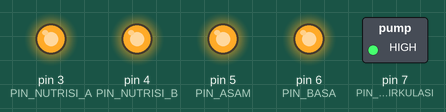
Simulated run of this sketch. Board: Arduino Uno, built with avr-gcc and run on an emulated ATmega328P. Shown: switched loads named in the sketch (green lamp = pin HIGH), output pins drawn as LEDs (lit = HIGH).

Above: at 0.1 s.
Timing chart, 0 to 1.6 s (numbered marks = the images above):
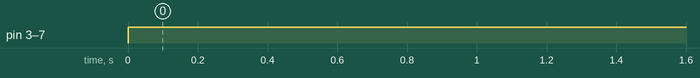

The sketch:

SmartControlLink.ino
```cpp
#include <Arduino.h>
#include "SmartControlLink.h"  // Definisi Pin
#include "src/LEDManager.h"    // Manajer LED

// Inisialisasi Objek LED
LEDManager ledNutrisiA(PIN_NUTRISI_A);
LEDManager ledNutrisiB(PIN_NUTRISI_B);
LEDManager ledAsam(PIN_ASAM);
LEDManager ledBasa(PIN_BASA);
LEDManager ledPompa(PIN_POMPA_SIRKULASI);

void setup() {
    Serial.begin(115200);

    // Inisialisasi LED
    ledNutrisiA.begin();
    ledNutrisiB.begin();
    ledAsam.begin();
    ledBasa.begin();
    ledPompa.begin();
}

void loop() {
    // Perbarui Status LED
    ledNutrisiA.update();
    ledNutrisiB.update();
    ledAsam.update();
    ledBasa.update();
    ledPompa.update();

    delay(100);  // Loop Refresh
}
```

SmartControlLink.h
```cpp
// SmartControlLink.h
#ifndef SMARTCONTROLLINK_H
#define SMARTCONTROLLINK_H

// Pin GPIO untuk Perangkat SmartControlLink
#define PIN_NUTRISI_A      3   // GPIO untuk SmartDoseLink - Nutrisi A
#define PIN_NUTRISI_B      4   // GPIO untuk SmartDoseLink - Nutrisi B
#define PIN_ASAM           5   // GPIO untuk SmartDoseLink - Asam
#define PIN_BASA           6   // GPIO untuk SmartDoseLink - Basa
#define PIN_POMPA_SIRKULASI 7   // GPIO untuk SmartDoseLink - Circulation Pump

// Pin GPIO untuk Sensor SmartSenseLink
#define PIN_SENSOR_KONSENTRASI   8   // Sensor Konsentrasi
#define PIN_SENSOR_SUHU          9   // Sensor Suhu
#define PIN_SENSOR_LEVEL         10  // Sensor Level Bak

// Pin untuk Status Gateway SmartControlLink
#define PIN_STATUS_1     11  // Status Gateway 1
#define PIN_STATUS_2     12  // Status Gateway 2
#define PIN_STATUS_3     13  // Status Gateway 3

#endif // SMARTCONTROLLINK_H
```

LEDManager.cpp
```cpp
// LEDManager.cpp
#include "LEDManager.h"

// Konstruktor
LEDManager::LEDManager(int pin)
    : ledPin(pin), status(CONNECTED), lastToggleTime(0), ledState(false) {}

// Inisialisasi LED
void LEDManager::begin() {
    pinMode(ledPin, OUTPUT);
    digitalWrite(ledPin, LOW);  // Matikan LED saat mulai
}

// Mengatur status LED
void LEDManager::setStatus(LEDStatus newStatus) {
    status = newStatus;
}

// Mendapatkan status LED saat ini
LEDStatus LEDManager::getStatus() {
    return status;
}

// Memperbarui LED sesuai status
void LEDManager::update() {
    unsigned long currentMillis = millis();

    switch (status) {
        case CONNECTED:
            digitalWrite(ledPin, HIGH);  // Nyala terus
            break;

        case ALARM:
            if (currentMillis - lastToggleTime >= ALARM_BLINK_INTERVAL) {
                ledState = !ledState;
                digitalWrite(ledPin, ledState ? HIGH : LOW);
                lastToggleTime = currentMillis;
            }
            break;

        case ERROR:
            if (currentMillis - lastToggleTime >= ERROR_BLINK_INTERVAL) {
                ledState = !ledState;
                digitalWrite(ledPin, ledState ? HIGH : LOW);
                lastToggleTime = currentMillis;
            }
            break;
    }
}
```

LEDManager.h
```cpp
// LEDManager.h
#ifndef LEDMANAGER_H
#define LEDMANAGER_H

#include <Arduino.h>

// Enum Status LED
enum LEDStatus {
    CONNECTED,  // Nyala terus
    ALARM,      // Berkedip 1 kali per detik
    ERROR       // Berkedip 2 kali per detik
};

class LEDManager {
private:
    int ledPin;                    // Pin yang digunakan untuk LED
    LEDStatus status;              // Status LED saat ini
    unsigned long lastToggleTime;  // Waktu terakhir LED toggle
    bool ledState;                 // Status ON/OFF LED

    // Konstanta untuk waktu kedip dalam milidetik
    const unsigned long ALARM_BLINK_INTERVAL = 1000;  // 1 detik untuk ALARM
    const unsigned long ERROR_BLINK_INTERVAL = 500;   // 0,5 detik untuk ERROR

public:
    // Konstruktor
    LEDManager(int pin);

    // Inisialisasi LED
    void begin();

    // Mengatur status LED
    void setStatus(LEDStatus newStatus);

    // Mendapatkan status LED saat ini
    LEDStatus getStatus();

    // Memperbarui LED sesuai status
    void update();
};

#endif // LEDMANAGER_H
```

Measured:
- by itself, pin 3 (PIN_NUTRISI_A), pin 4 (PIN_NUTRISI_B), pin 5 (PIN_ASAM), pin 6 (PIN_BASA), pin 7 (PIN_POMPA_SIRKULASI): LOW → HIGH at 0.00 s
